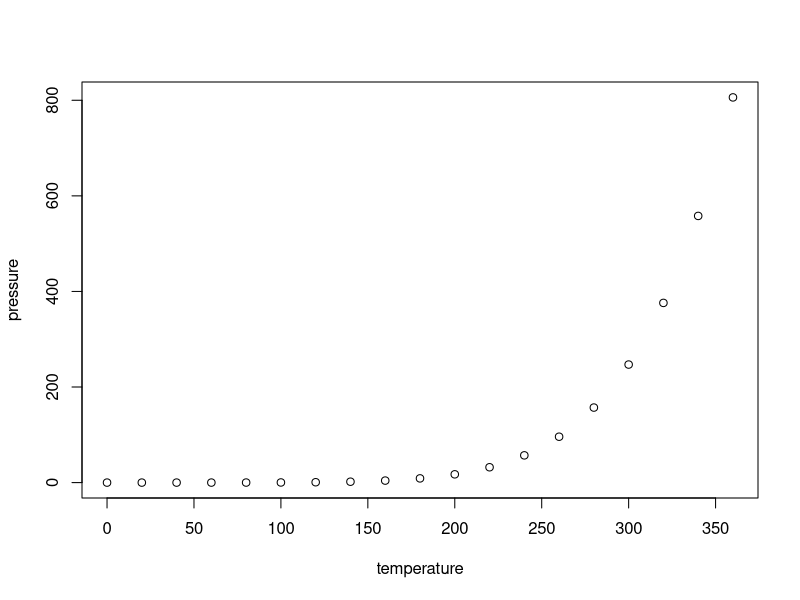
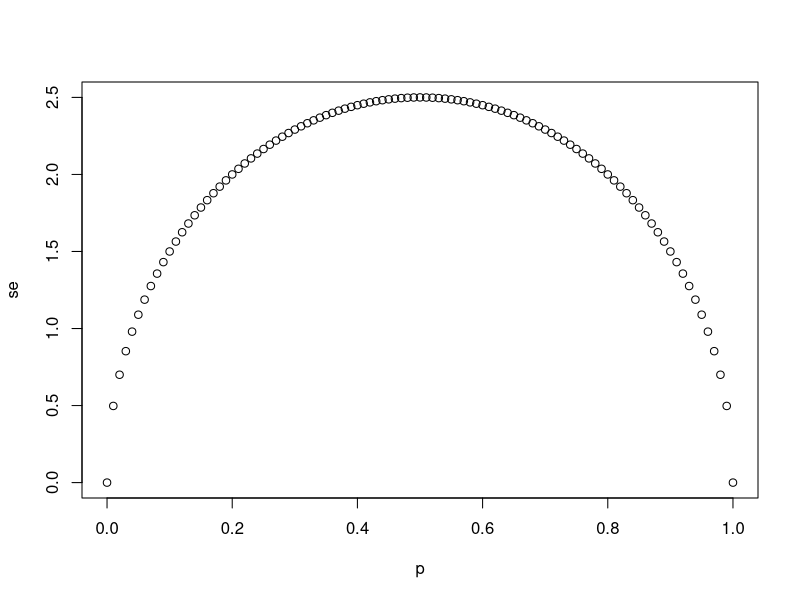
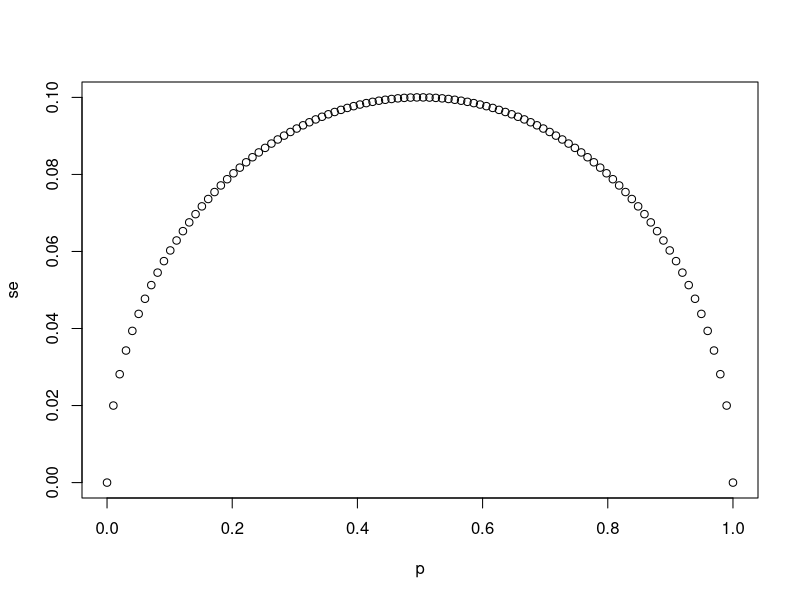
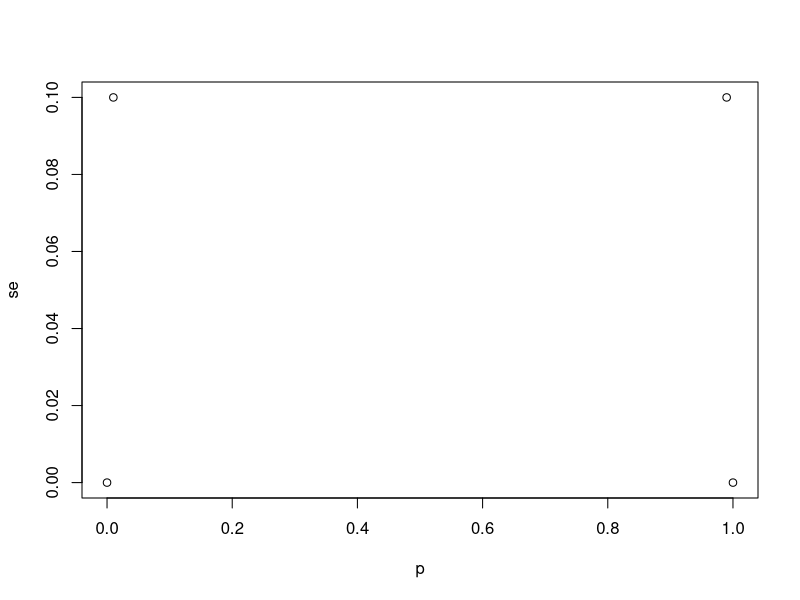
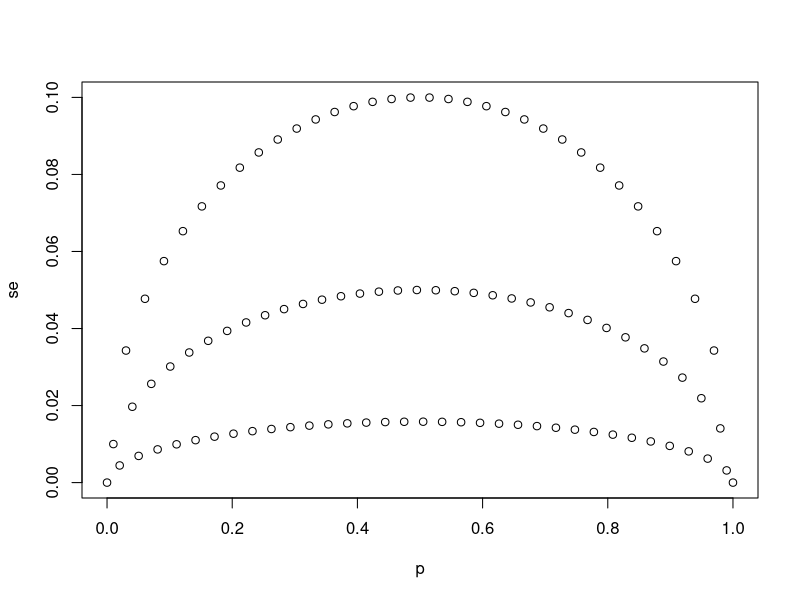
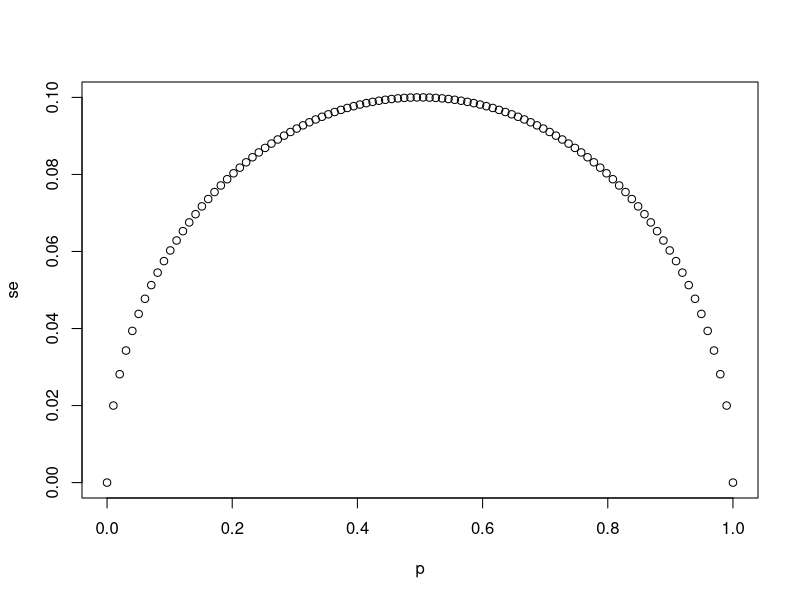
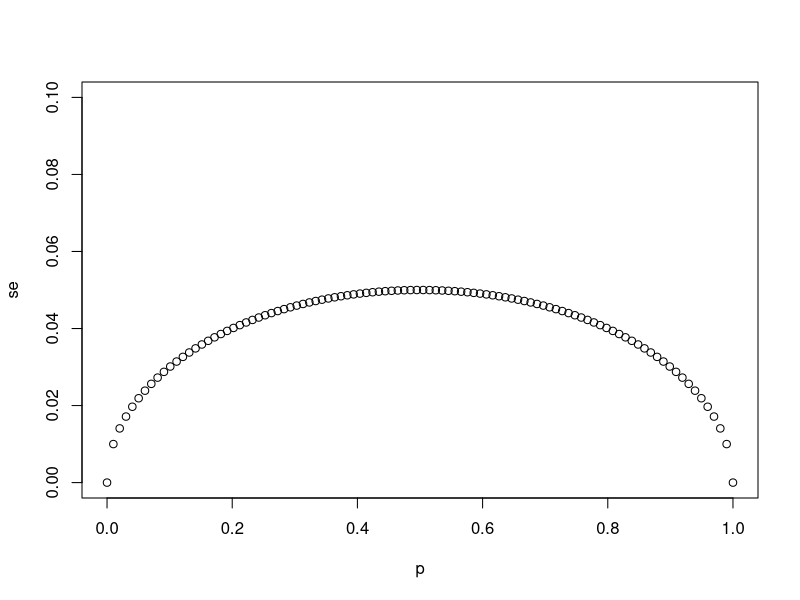
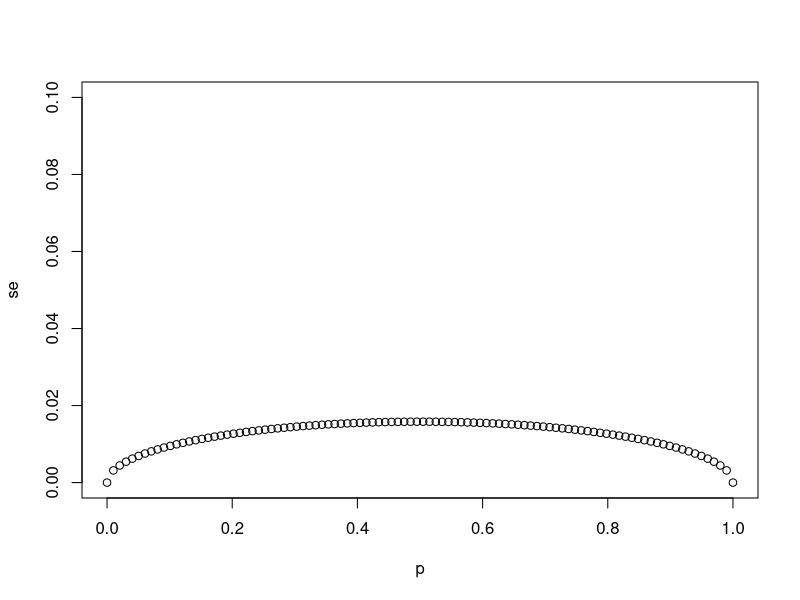

The R source for these figures, in order:
## ---- chunk 1
knitr::opts_chunk$set(echo = TRUE)
## ---- chunk 2
summary(cars)
## ---- chunk 3
plot(pressure)
## ---- chunk 4
# `N` represents the number of people polled
N <- 25

# Create a variable `p` that contains 100 proportions ranging from 0 to 1 using the `seq` function
p <- seq(0, 1, 1/100)
p

# Create a variable `se` that contains the standard error of each sample average
se <- sqrt(N*p*(1-p))

# Plot `p` on the x-axis and `se` on the y-axis
plot(p, se)
## ---- chunk 5
# `N` represents the number of people polled
N <- 25

# Create a variable `p` that contains 100 proportions ranging from 0 to 1 using the `seq` function
p <- seq(0, 1, length.out=100)

# Create a variable `se` that contains the standard error of each sample average
se <- sqrt(p*(1-p)/N)

# Plot `p` on the x-axis and `se` on the y-axis
plot(p, se)
## ---- chunk 6
# The vector `p` contains 100 proportions of Democrats ranging from 0 to 1 using the `seq` function
p <- seq(0, 1, length = 100)

# The vector `sample_sizes` contains the three sample sizes
sample_sizes <- c(25, 100, 1000)

# Write a for-loop that calculates the standard error `se` for every value of `p` for each of the three samples sizes `N` in the vector `sample_sizes`. Plot the three graphs, using the `ylim` argument to standardize the y-axis across all three plots.
se <- sqrt(p*(1-p))
plot(p, se, ylim=c(0, 0.1))

## ---- chunk 7
# The vector `p` contains 100 proportions of Democrats ranging from 0 to 1 using the `seq` function
p <- seq(0, 1, length = 100)

# The vector `sample_sizes` contains the three sample sizes
sample_sizes <- c(25, 100, 1000)

# Write a for-loop that calculates the standard error `se` for every value of `p` for each of the three samples sizes `N` in the vector `sample_sizes`. Plot the three graphs, using the `ylim` argument to standardize the y-axis across all three plots.
se <- sqrt(p*(1-p)/sample_sizes)
plot(p, se, ylim=c(0, 0.1))
## ---- chunk 8
# The vector `p` contains 100 proportions of Democrats ranging from 0 to 1 using the `seq` function
p <- seq(0, 1, length = 100)

# The vector `sample_sizes` contains the three sample sizes
sample_sizes <- c(25, 100, 1000)

# Write a for-loop that calculates the standard error `se` for every value of `p` for each of the three samples sizes `N` in the vector `sample_sizes`. Plot the three graphs, using the `ylim` argument to standardize the y-axis across all three plots.
for (N in sample_sizes) {
  se <- sqrt(p*(1-p)/N)
  plot(p, se, ylim=c(0, 0.1))
}
## ---- chunk 9
# `N` represents the number of people polled
N <- 25

# `p` represents the proportion of Democratic voters
p <- 0.45

# Calculate the standard error of the spread. Print this value to the console.
2*sqrt(p*(1-p)/N)


